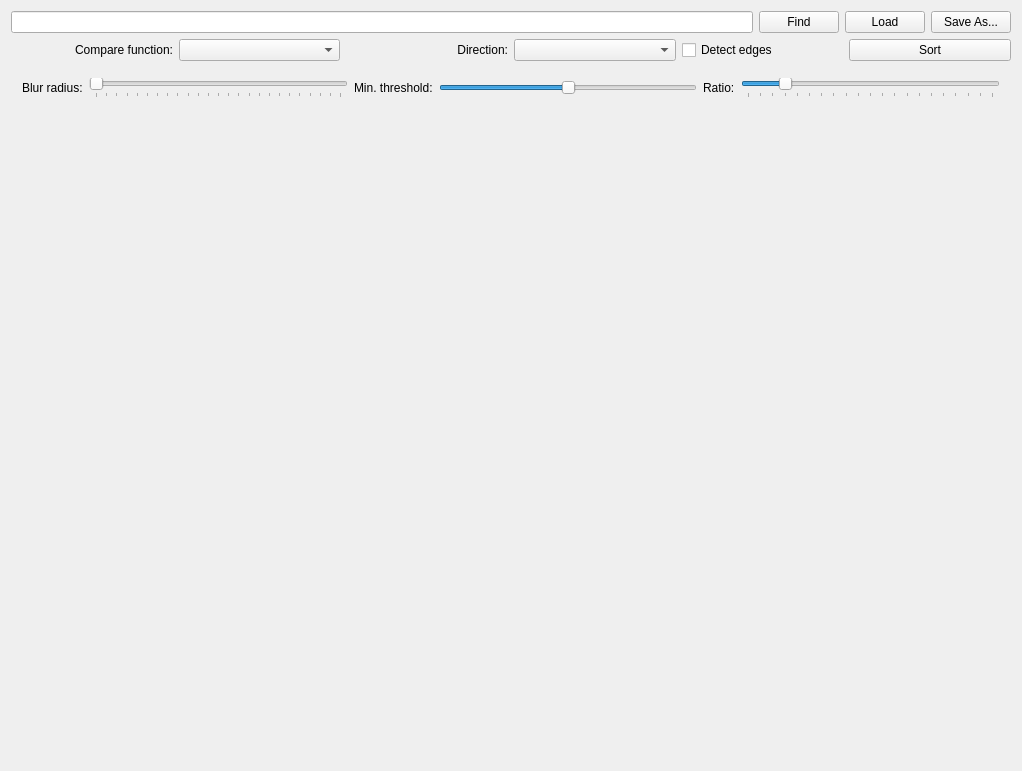
<?xml version="1.0" encoding="UTF-8"?>
<ui version="4.0">
 <class>MainWindow</class>
 <widget class="QMainWindow" name="MainWindow">
  <property name="geometry">
   <rect>
    <x>0</x>
    <y>0</y>
    <width>1022</width>
    <height>771</height>
   </rect>
  </property>
  <property name="windowTitle">
   <string>datamoksha</string>
  </property>
  <widget class="QWidget" name="centralWidget">
   <layout class="QVBoxLayout" name="verticalLayout">
    <item>
     <layout class="QHBoxLayout" name="fileToolbar">
      <item>
       <widget class="QLineEdit" name="filePath"/>
      </item>
      <item>
       <widget class="QPushButton" name="findButton">
        <property name="text">
         <string>Find</string>
        </property>
       </widget>
      </item>
      <item>
       <widget class="QPushButton" name="loadButton">
        <property name="text">
         <string>Load</string>
        </property>
       </widget>
      </item>
      <item>
       <widget class="QPushButton" name="saveButton">
        <property name="text">
         <string>Save As...</string>
        </property>
       </widget>
      </item>
     </layout>
    </item>
    <item>
     <layout class="QHBoxLayout" name="effectToolbar">
      <item>
       <widget class="QLabel" name="compareFunctionLabel">
        <property name="text">
         <string>Compare function:</string>
        </property>
        <property name="alignment">
         <set>Qt::AlignRight|Qt::AlignTrailing|Qt::AlignVCenter</set>
        </property>
       </widget>
      </item>
      <item>
       <widget class="QComboBox" name="compareFunctionCombo"/>
      </item>
      <item>
       <widget class="QLabel" name="directionLabel">
        <property name="text">
         <string>Direction:</string>
        </property>
        <property name="alignment">
         <set>Qt::AlignRight|Qt::AlignTrailing|Qt::AlignVCenter</set>
        </property>
       </widget>
      </item>
      <item>
       <widget class="QComboBox" name="directionCombo"/>
      </item>
      <item>
       <widget class="QCheckBox" name="detectEdges">
        <property name="text">
         <string>Detect edges</string>
        </property>
       </widget>
      </item>
      <item>
       <widget class="QPushButton" name="sortButton">
        <property name="text">
         <string>Sort</string>
        </property>
       </widget>
      </item>
     </layout>
    </item>
    <item>
     <widget class="QWidget" name="cannyOptions" native="true">
      <property name="sizePolicy">
       <sizepolicy hsizetype="MinimumExpanding" vsizetype="Fixed">
        <horstretch>0</horstretch>
        <verstretch>0</verstretch>
       </sizepolicy>
      </property>
      <layout class="QHBoxLayout" name="horizontalLayout">
       <item>
        <layout class="QHBoxLayout" name="cannyOptionsHBox">
         <item>
          <widget class="QLabel" name="cannyBlurLabel">
           <property name="text">
            <string>Blur radius:</string>
           </property>
          </widget>
         </item>
         <item>
          <widget class="QSlider" name="cannyBlurSlider">
           <property name="minimum">
            <number>1</number>
           </property>
           <property name="maximum">
            <number>49</number>
           </property>
           <property name="singleStep">
            <number>2</number>
           </property>
           <property name="orientation">
            <enum>Qt::Horizontal</enum>
           </property>
           <property name="tickPosition">
            <enum>QSlider::TicksBelow</enum>
           </property>
           <property name="tickInterval">
            <number>2</number>
           </property>
          </widget>
         </item>
         <item>
          <widget class="QLabel" name="cannyThreshLabel">
           <property name="text">
            <string>Min. threshold:</string>
           </property>
          </widget>
         </item>
         <item>
          <widget class="QSlider" name="cannyThreshSlider">
           <property name="maximum">
            <number>100</number>
           </property>
           <property name="sliderPosition">
            <number>50</number>
           </property>
           <property name="orientation">
            <enum>Qt::Horizontal</enum>
           </property>
          </widget>
         </item>
         <item>
          <widget class="QLabel" name="cannyRatioLabel">
           <property name="text">
            <string>Ratio:</string>
           </property>
          </widget>
         </item>
         <item>
          <widget class="QSlider" name="cannyRatioSlider">
           <property name="maximum">
            <number>20</number>
           </property>
           <property name="sliderPosition">
            <number>3</number>
           </property>
           <property name="orientation">
            <enum>Qt::Horizontal</enum>
           </property>
           <property name="invertedAppearance">
            <bool>false</bool>
           </property>
           <property name="tickPosition">
            <enum>QSlider::TicksBelow</enum>
           </property>
           <property name="tickInterval">
            <number>1</number>
           </property>
          </widget>
         </item>
        </layout>
       </item>
      </layout>
     </widget>
    </item>
    <item>
     <widget class="QLabel" name="imageView">
      <property name="sizePolicy">
       <sizepolicy hsizetype="MinimumExpanding" vsizetype="MinimumExpanding">
        <horstretch>0</horstretch>
        <verstretch>0</verstretch>
       </sizepolicy>
      </property>
      <property name="text">
       <string/>
      </property>
      <property name="scaledContents">
       <bool>true</bool>
      </property>
      <property name="alignment">
       <set>Qt::AlignCenter</set>
      </property>
     </widget>
    </item>
   </layout>
  </widget>
 </widget>
 <layoutdefault spacing="6" margin="11"/>
 <resources/>
 <connections/>
</ui>
